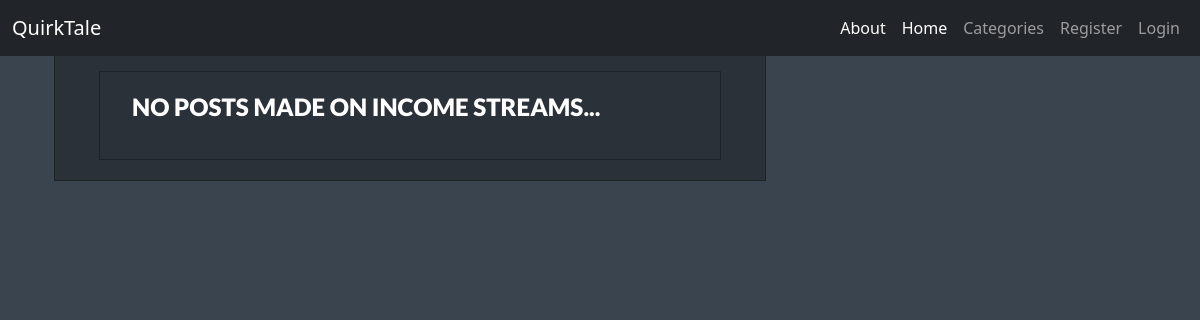
/category/Income Streams/, run on an earlier commit of the app's database.
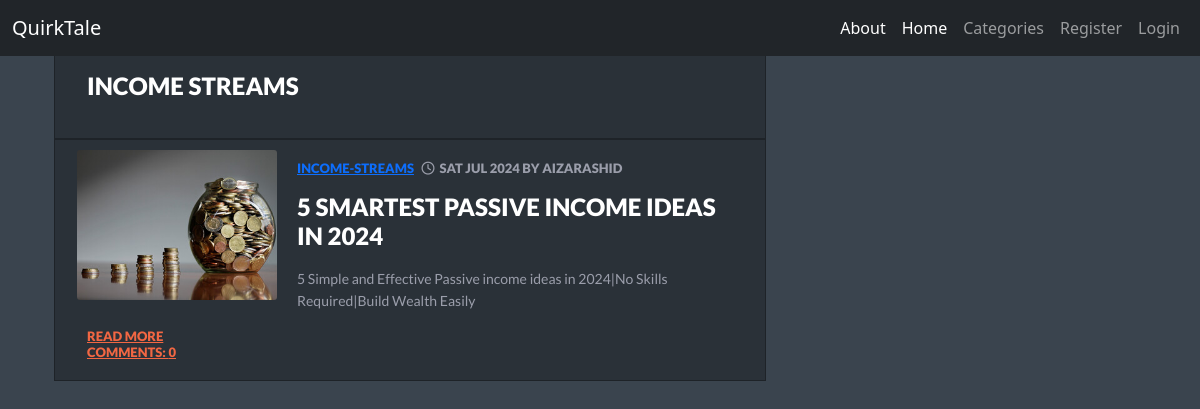
And on a later commit of the database.
### blog/models.py (models this page shows, shortened)
class Post(models.Model):
    author = models.ForeignKey(User,on_delete=models.CASCADE)
    title = models.CharField(max_length=200)
    title_tag = models.CharField(max_length=255,default='title tag')
    header_image = models.ImageField(null=True,blank=True,upload_to="header_images/")
    alt_text = models.CharField(max_length=255,blank=True,null=True)
    text = RichTextField(blank=True,null=True)
    created_date = models.DateTimeField(default=timezone.now)
    published_date = models.DateTimeField(blank=True, null=True)
    category = models.CharField(max_length=200,default='coding')
    snippet = models.CharField(max_length=100,default="Click on the link below to read full article...",null=True,blank=True)
    likes = models.ManyToManyField(User,related_name='blog_posts')
    def approve_comments(self):
        return self.comments.filter(approved_comment=True)

### blog/views.py (the view)
# urls.py: path('category/<str:cats>/',views.CategoryView,name='category'),
def CategoryView(request, cats):
    category_posts = Post.objects.filter(category=cats.replace('-',''))
    return render(request,'blog/categories.html',{'cats':cats.title().replace('-',''),'category_posts':category_posts})

### blog/templates/blog/categories.html
{% extends 'blog/base.html' %}
{% load static %}
{% block content %}
<div class='container'>
   <div class="row">
      <div class="col-md-4">
         <div class="inner">
{% if category_posts %}
   <h2>{{ cats }}</h2>
    </div>
      </div>
   </div>
</div>
   {% for post in category_posts %}
    <div class="container">
  <div class="row">
    <a class="post" href="{% url 'post_detail' pk=post.pk %}"><div class="col-md-4">
      {% if post.header_image %}
      <img class="image" src="{{ post.header_image.url }}">
      {% else %}
      <img class="image" src="{% static 'images/placeholder.png' %}">
      {% endif %}
      <div class="inner"><p class="category" ><a href="{% url 'category' post.category %}">{{post.category|slugify}}</a>
        <span class="date"><i class="fa fa-clock-o">
                </i>{{ post.published_date|date:"D M Y"}} by {{post.author}}</p>
        <h2>{{ post.title }}</h2>
        <p>{{ post.title_tag }}</p>
      <a class="read-more" class="btn btn-primary" href="{% url 'post_detail' pk=post.pk %}">Read More</a>
        <a  class="comment" href="{% url 'post_detail' pk=post.pk %}">Comments: {{ post.approve_comments.count }}</a>
       </div>
     </div>
  </div>
</div></a>
   {% endfor %}
{% else %}
<div class="container">
   <div class="row">
      <div class="col-md-4">
         <div class="inner">
         <h2>No Posts Made On {{ cats }}...</h2>
      </div>
  </div>
</div>
</div>
{% endif %}
{% endblock %}

What changed in the data, as far as the page shows it:
added Post: category "INCOME STREAMS", header_image (picture), category|slugify "INCOME-STREAMS", published_date "SAT JUL 2024", author "AIZARASHID", title "5 SMARTEST PASSIVE INCOME IDEAS IN 2024", title_tag "5 Simple and Effective Passive income ideas in 2024|No Skills Required|Build Wealth Easily", approve_comments.count "0"
Also different on the page:
{{ cats }}: "INCOME STREAMS" → (not shown)
text no longer shown: "NO POSTS MADE ON ..."
